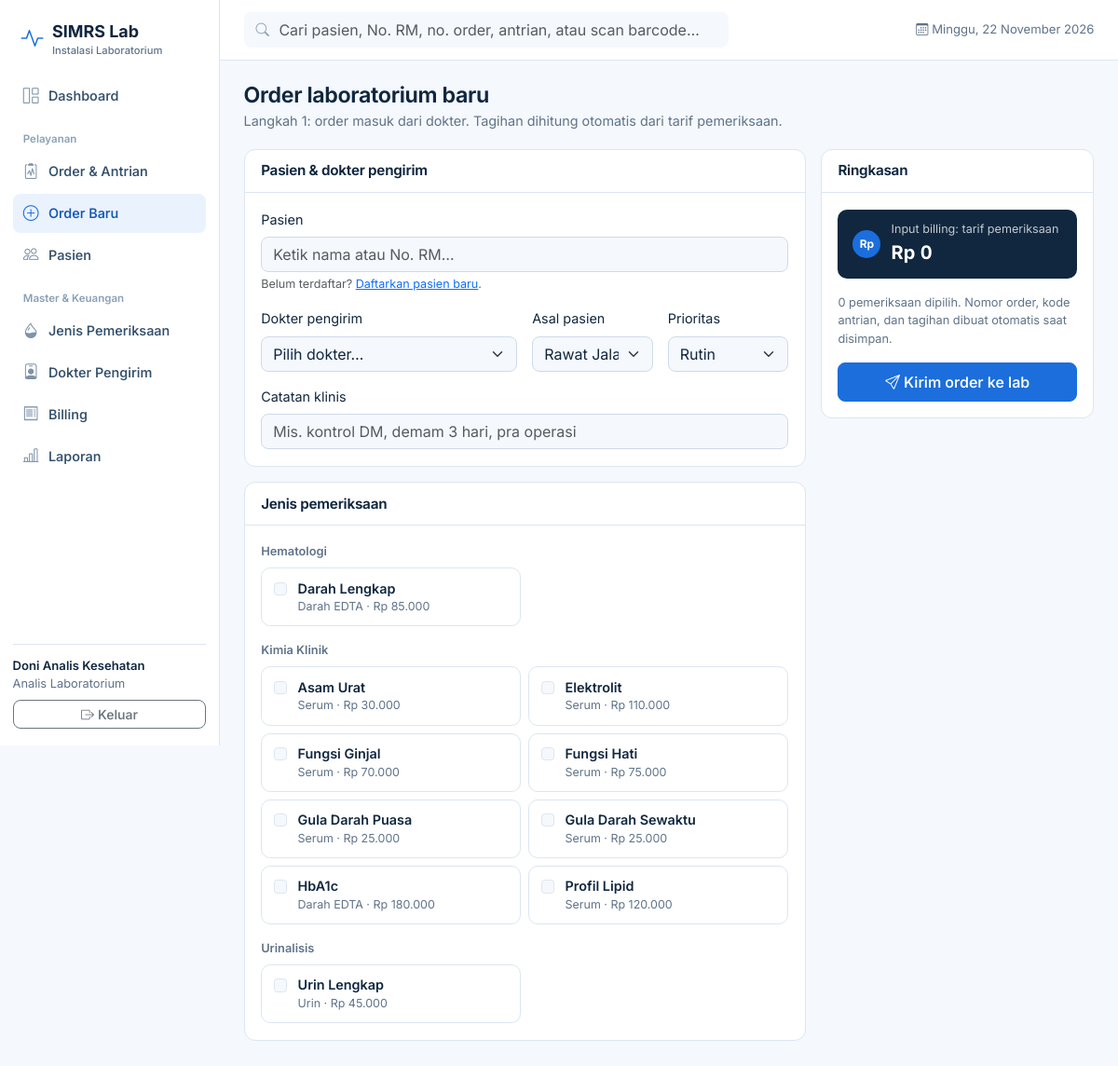
/orders/baru (signed in), run on the app's committed database.
### tables this page shows
CREATE TABLE user (
    id            INTEGER PRIMARY KEY AUTOINCREMENT,
    username      TEXT NOT NULL UNIQUE,
    password_hash TEXT NOT NULL,
    nama          TEXT NOT NULL,
    role          TEXT NOT NULL CHECK (role IN ('admin','analis','dokter')),
    aktif         INTEGER NOT NULL DEFAULT 1
);

CREATE TABLE lab_test (
    id            INTEGER PRIMARY KEY AUTOINCREMENT,
    kode          TEXT NOT NULL UNIQUE,
    nama          TEXT NOT NULL,
    kategori      TEXT NOT NULL,            -- Hematologi, Kimia Klinik, Urinalisis, ...
    jenis_sampel  TEXT NOT NULL,            -- Darah EDTA, Serum, Urin, ...
    tarif         INTEGER NOT NULL DEFAULT 0,
    aktif         INTEGER NOT NULL DEFAULT 1
);

### app/routes/orders.py (the view, shortened to what this page needs)
@bp.route("/baru", methods=["GET", "POST"])
@roles_required("admin", "dokter", "analis")
def baru():
    db = get_db()
    tests = query("SELECT * FROM lab_test WHERE aktif=1 ORDER BY kategori, nama")
    doctors = query("SELECT * FROM doctor WHERE aktif=1 ORDER BY nama")
    pre = request.args.get("patient_id", type=int)
    selected = query("SELECT * FROM patient WHERE id=?", (pre,), one=True) if pre else None
    return render_template("orders/new.html", tests=tests, doctors=doctors, selected=selected,
                           form={}, picked=set())

### app/db.py (called while the page is built)
def get_db():
    if "db" not in g:
        g.db = sqlite3.connect(current_app.config["DATABASE"])
        g.db.row_factory = sqlite3.Row
        g.db.execute("PRAGMA foreign_keys = ON")
    return g.db

def query(sql, args=(), one=False):
    cur = get_db().execute(sql, args)
    rows = cur.fetchall()
    cur.close()
    return (rows[0] if rows else None) if one else rows

### app/routes/auth.py (called while the page is built)
def roles_required(*roles):
    def deco(fn):
        @wraps(fn)
        def wrapper(*a, **kw):
            if g.user["role"] not in roles:
                abort(403, "Peran Anda tidak memiliki akses ke fitur ini.")
            return fn(*a, **kw)
        return wrapper
    return deco

### app/services.py (called while the page is built)
def fmt_num(v, dec=0):
    if v is None or v == "":
        return "-"
    try:
        f = float(v)
    except (TypeError, ValueError):
        return str(v)
    s = f"{f:,.{dec}f}"
    return s.replace(",", "X").replace(".", ",").replace("X", ".")

def fmt_rp(v):
    return "Rp " + fmt_num(v or 0, 0)

def tgl_indo(d, panjang=False):
    if isinstance(d, str):
        d = datetime.strptime(d[:10], "%Y-%m-%d")
    nama = BULAN_PANJANG if panjang else BULAN
    return f"{d.day} {nama[d.month - 1]} {d.year}"

def hari_ini_indo():
    d = datetime.now()
    return f"{HARI[d.weekday()]}, {tgl_indo(d, True)}"

### app/templates/orders/new.html (shortened to what this page needs)
{% extends "base.html" %}{% block title %}Order Baru{% endblock %}
{% block content %}
<div class="pagehead"><div><h1>Order laboratorium baru</h1>
  <p>Langkah 1: order masuk dari dokter. Tagihan dihitung otomatis dari tarif pemeriksaan.</p></div></div>
<form method="post" class="row g-3">
  <div class="col-lg-8">
    <div class="card mb-3"><div class="card-h"><h2>Pasien &amp; dokter pengirim</h2></div><div class="card-b row g-3">
      <div class="col-12 position-relative">
        <label class="form-label" for="pasien-q">Pasien</label>
        <input id="pasien-q" class="form-control" autocomplete="off" placeholder="Ketik nama atau No. RM…"
               value="{{ (selected.nama ~ ' (' ~ selected.no_rm ~ ')') if selected else '' }}">
        <div class="form-text">Belum terdaftar? <a href="{{ url_for('patients.baru') }}">Daftarkan pasien baru</a>.</div>
      </div>
      <div class="col-md-6"><label class="form-label">Dokter pengirim</label>
        <select class="form-select" name="doctor_id" required><option value="">Pilih dokter…</option>
          {% for d in doctors %}<option value="{{ d.id }}" {{ 'selected' if form.get('doctor_id') == d.id|string }}>{{ d.nama }} — {{ d.spesialis }}</option>{% endfor %}</select></div>
      <div class="col-md-3"><label class="form-label">Asal pasien</label>
        <select class="form-select" name="asal">{% for a in ASAL %}<option {{ 'selected' if form.get('asal') == a }}>{{ a }}</option>{% endfor %}</select></div>
      <div class="col-md-3"><label class="form-label">Prioritas</label>
        <select class="form-select" name="prioritas"><option value="rutin">Rutin</option>
          <option value="cito" {{ 'selected' if form.get('prioritas') == 'cito' }}>Cito (segera)</option></select></div>
      <div class="col-12"><label class="form-label">Catatan klinis</label>
        <input class="form-control" name="catatan" maxlength="200" value="{{ form.get('catatan','') }}" placeholder="Mis. kontrol DM, demam 3 hari, pra operasi"></div>
    </div></div>
    <div class="card"><div class="card-h"><h2>Jenis pemeriksaan</h2></div><div class="card-b">
      {% for kat, items in tests|groupby('kategori') %}
        <div class="sub fw-semibold mb-2 {{ 'mt-3' if not loop.first }}">{{ kat }}</div>
        <div class="row g-2">{% for t in items %}<div class="col-md-6"><label class="pick">
          <input class="form-check-input mt-1" type="checkbox" name="test_id" value="{{ t.id }}" data-tarif="{{ t.tarif }}" {{ 'checked' if t.id in picked }}>
          <span><span class="nm">{{ t.nama }}</span><span class="tf d-block">{{ t.jenis_sampel }} · {{ t.tarif|rp }}</span></span></label></div>{% endfor %}</div>
      {% endfor %}
    </div></div>
  </div>
  <div class="col-lg-4"><div class="card position-sticky" style="top:76px"><div class="card-h"><h2>Ringkasan</h2></div><div class="card-b">
    <div class="bill mb-3"><div class="rp">Rp</div><div><small>Input billing: tarif pemeriksaan</small><b id="total-tarif" class="fs-5 mono">Rp 0</b></div></div>
    <p class="sub"><span id="jumlah-tes">0</span> pemeriksaan dipilih. Nomor order, kode antrian, dan tagihan dibuat otomatis saat disimpan.</p>
    <button class="btn btn-primary w-100 py-2"><i class="bi bi-send me-1"></i>Kirim order ke lab</button>
  </div></div></div>
</form>
{% endblock %}

### app/templates/base.html (shortened to what this page needs)
<!doctype html>
<html lang="id">
<head>
  <link rel="stylesheet" href="{{ url_for('static', filename='vendor/bootstrap.min.css') }}">
  <link rel="stylesheet" href="{{ url_for('static', filename='vendor/bootstrap-icons.min.css') }}">
  <link rel="stylesheet" href="{{ url_for('static', filename='css/app.css') }}">
</head>
<body>
{% import "_macros.html" as m with context %}
{% set ep = request.endpoint or '' %}
<div class="shell">
  <aside class="side">
    <a class="brand" href="{{ url_for('dashboard.index') }}"><i class="bi bi-activity"></i><span>SIMRS Lab<small>Instalasi Laboratorium</small></span></a>
    <nav class="nav-lab" aria-label="Menu utama">
      <a href="{{ url_for('dashboard.index') }}" class="{{ 'on' if ep == 'dashboard.index' }}"><i class="bi bi-grid-1x2"></i>Dashboard</a>
      <div class="grp">Pelayanan</div>
      <a href="{{ url_for('orders.index') }}" class="{{ 'on' if ep in ('orders.index','orders.detail') }}"><i class="bi bi-clipboard2-pulse"></i>Order &amp; Antrian</a>
      <a href="{{ url_for('orders.baru') }}" class="{{ 'on' if ep == 'orders.baru' }}"><i class="bi bi-plus-circle"></i>Order Baru</a>
      <a href="{{ url_for('patients.index') }}" class="{{ 'on' if ep.startswith('patients') }}"><i class="bi bi-people"></i>Pasien</a>
      <div class="grp">Master &amp; Keuangan</div>
      <a href="{{ url_for('master.tests') }}" class="{{ 'on' if ep.startswith('master.test') }}"><i class="bi bi-droplet-half"></i>Jenis Pemeriksaan</a>
      <a href="{{ url_for('master.doctors') }}" class="{{ 'on' if ep == 'master.doctors' }}"><i class="bi bi-person-badge"></i>Dokter Pengirim</a>
      <a href="{{ url_for('billing.index') }}" class="{{ 'on' if ep.startswith('billing') }}"><i class="bi bi-receipt"></i>Billing</a>
      <a href="{{ url_for('reports.index') }}" class="{{ 'on' if ep.startswith('reports') }}"><i class="bi bi-bar-chart-line"></i>Laporan</a>
    </nav>
    <div class="me">
      <div class="fw-semibold">{{ g.user.nama }}</div>
      <div class="sub mb-2">{{ {'admin':'Administrator','analis':'Analis Laboratorium','dokter':'Dokter Validator'}[g.user.role] }}</div>
      <form method="post" action="{{ url_for('auth.logout') }}">
        <button class="btn btn-sm btn-outline-secondary w-100"><i class="bi bi-box-arrow-right me-1"></i>Keluar</button>
      </form>
    </div>
  </aside>
  <div>
    <header class="top">
      <form class="gsearch" action="{{ url_for('dashboard.search') }}" role="search">
        <i class="bi bi-search"></i>
        <input class="form-control" name="q" value="{{ request.args.get('q','') if ep == 'dashboard.search' }}"
               placeholder="Cari pasien, No. RM, no. order, antrian, atau scan barcode…" aria-label="Pencarian global">
      </form>
      <span class="date ms-auto"><i class="bi bi-calendar3 me-1"></i>{{ today }}</span>
    </header>
    <main>
      {% block content %}{% endblock %}
    </main>
  </div>
</div>
</body>
</html>

### app/static/css/app.css (style rules this page uses)
:root { --blue:#1b6edc;--blue-d:#1458b3;--blue-50:#eaf2fd;--blue-100:#d4e5fb; --ink:#10273f;--muted:#5f7389;--line:#dce6f1;--bg:#f5f8fc;--card:#fff; --red:#d64545;--red-50:#fdecec;--amber:#b87a00;--amber-50:#fff4dc;--green:#17875c;--green-50:#e4f6ee; --bs-body-font-family:"Inter",system-ui,-apple-system,"Segoe UI",Roboto,sans-serif; --bs-body-color:var(--ink);--bs-body-bg:var(--bg);--bs-primary:var(--blue);--bs-primary-rgb:27,110,220; --bs-link-color:var(--blue);--bs-border-color:var(--line);--bs-body-font-size:.9rem; }
body { font-feature-settings:"cv11","ss01";-webkit-font-smoothing:antialiased }
h1,h2,h3,h4,h5 { letter-spacing:-.015em;font-weight:650 }
.btn-primary { --bs-btn-bg:var(--blue);--bs-btn-border-color:var(--blue);--bs-btn-hover-bg:var(--blue-d);--bs-btn-hover-border-color:var(--blue-d);--bs-btn-active-bg:var(--blue-d) }
.btn { font-weight:550;border-radius:8px }
.form-control,.form-select { border-radius:8px;border-color:#cddaea }
.shell { display:grid;grid-template-columns:236px 1fr;min-height:100vh }
.side { background:#fff;border-right:1px solid var(--line);padding:1.1rem .85rem;position:sticky;top:0;height:100vh;display:flex;flex-direction:column }
.brand { display:flex;align-items:center;gap:.6rem;padding:.2rem .55rem 1.2rem;font-weight:700;font-size:1.12rem;color:var(--ink);text-decoration:none }
.brand i { color:var(--blue);font-size:1.5rem }
.brand small { display:block;font-weight:500;color:var(--muted);font-size:.7rem;margin-top:-2px }
.nav-lab a { display:flex;align-items:center;gap:.65rem;padding:.55rem .7rem;border-radius:8px;color:#34506b;text-decoration:none;font-weight:550;margin-bottom:2px }
.nav-lab a i { font-size:1.05rem;color:#7d93aa }
.nav-lab a.on { background:var(--blue-50);color:var(--blue-d) }
.nav-lab a.on i { color:var(--blue) }
.nav-lab .grp { font-size:.72rem;color:#8aa0b6;font-weight:600;padding:.9rem .7rem .3rem }
.side .me { margin-top:auto;border-top:1px solid var(--line);padding-top:.8rem;font-size:.82rem }
.top { display:flex;align-items:center;gap:1rem;padding:.8rem 1.6rem;background:#fff;border-bottom:1px solid var(--line);position:sticky;top:0;z-index:20 }
.top .date { color:var(--muted);font-size:.82rem;white-space:nowrap }
.gsearch { flex:1;max-width:520px;position:relative }
.gsearch i { position:absolute;left:.8rem;top:50%;transform:translateY(-50%);color:#8aa0b6 }
.gsearch input { padding-left:2.3rem;background:var(--bg);border-color:transparent }
main { padding:1.5rem 1.6rem 3rem;max-width:1360px }
.pagehead { display:flex;align-items:flex-end;justify-content:space-between;gap:1rem;margin-bottom:1.2rem;flex-wrap:wrap }
.pagehead h1 { font-size:1.45rem;margin:0 }
.pagehead p { margin:.15rem 0 0;color:var(--muted) }
.card { border:1px solid var(--line);border-radius:12px;background:var(--card);box-shadow:none }
.card-h { padding:.85rem 1.1rem;border-bottom:1px solid var(--line);display:flex;align-items:center;justify-content:space-between;gap:.5rem }
.card-h h2 { font-size:.95rem;margin:0 }
.card-b { padding:1.1rem }
.sub { color:var(--muted);font-size:.8rem }
.mono { font-variant-numeric:tabular-nums }
.bill { background:var(--ink);color:#fff;border-radius:10px;padding:.8rem 1rem;display:flex;align-items:center;gap:.7rem }
.bill .rp { width:30px;height:30px;border-radius:50%;background:var(--blue);display:grid;place-items:center;font-weight:700;font-size:.75rem;flex:none }
.bill small { display:block;opacity:.75 }
.pick { border:1px solid var(--line);border-radius:10px;padding:.65rem .8rem;display:flex;gap:.7rem;align-items:flex-start;cursor:pointer;background:#fff;height:100% }
.pick .nm { font-weight:600 }
.pick .tf { color:var(--muted);font-size:.78rem }

### data on the page
user: user.nama "Doni Analis Kesehatan", role "Analis Laboratorium"
lab_test: kategori "Hematologi", nama "Darah Lengkap", jenis_sampel "Darah EDTA", tarif|rp "Rp 85.000"
lab_test: kategori "Kimia Klinik", nama "Asam Urat", jenis_sampel "Serum", tarif|rp "Rp 30.000"
lab_test: nama "Elektrolit", jenis_sampel "Serum", tarif|rp "Rp 110.000"
lab_test: nama "Fungsi Ginjal", jenis_sampel "Serum", tarif|rp "Rp 70.000"
lab_test: nama "Fungsi Hati", jenis_sampel "Serum", tarif|rp "Rp 75.000"
lab_test: nama "Gula Darah Puasa", jenis_sampel "Serum", tarif|rp "Rp 25.000"
lab_test: nama "Gula Darah Sewaktu", jenis_sampel "Serum", tarif|rp "Rp 25.000"
lab_test: nama "HbA1c", jenis_sampel "Darah EDTA", tarif|rp "Rp 180.000"
lab_test: nama "Profil Lipid", jenis_sampel "Serum", tarif|rp "Rp 120.000"
lab_test: kategori "Urinalisis", nama "Urin Lengkap", jenis_sampel "Urin", tarif|rp "Rp 45.000"

### other printed values
{{ today }} "Minggu, 22 November 2026"
form field asal "Rawat Jalan"
